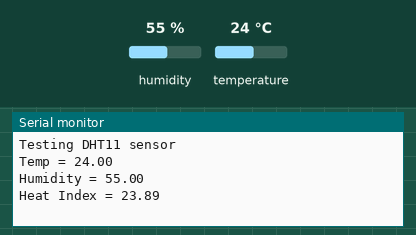
Bench run of a program on a simulated Arduino Uno, built with avr-gcc and run on an emulated ATmega328P. Parts: the last lines printed to the serial monitor. The test bench sets the inputs (shaded band); at power-on: humidity 55 %, temperature 24 °C.

Above: at 3.2 s.
3.3 s: humidity set to 22 %
At 4.8 s:
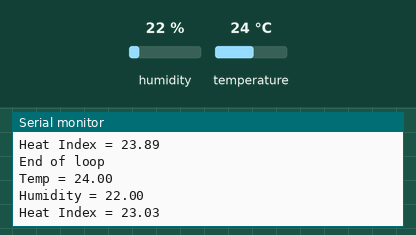
7.5 s: temperature set to 12 °C
At 8.5 s:
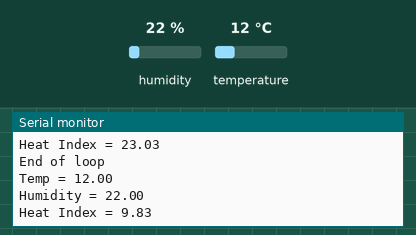
10.2 s: temperature set to 28 °C
At 13.4 s:
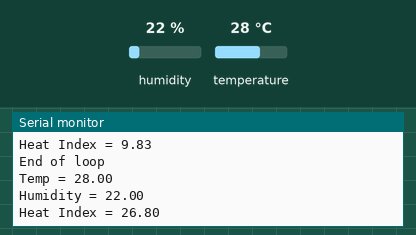
Timing chart, 0 to 14.9 s (numbered marks = the images above; inputs shaded):
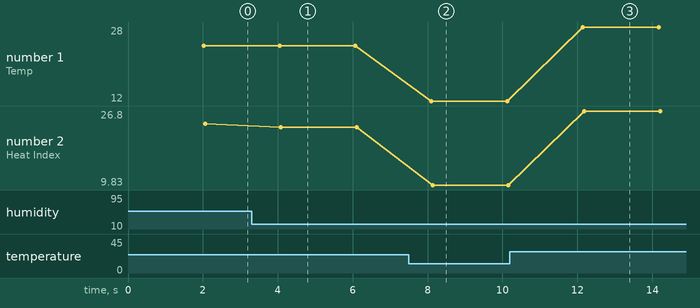

The program:

main.cpp
```cpp
#include <Arduino.h>
#include <DHT.h>

#define DHTpin 4 //connected to pin 4
#define DHTtype DHT11 //using DHT11.

DHT dht(DHTpin, DHTtype);

void setup() {
  // put your setup code here, to run once:
  Serial.begin(9600);
  Serial.println("Testing DHT11 sensor");
  dht.begin();
  delay(2000);
}

void loop() {
  float temp = dht.readTemperature(); //auto selects celsius
  float humidity = dht.readHumidity();

  if (!isnan(temp)) {
    Serial.print(F("Temp = "));
    Serial.println(temp);
  } else Serial.println("Temp error");
  if (!isnan(humidity)) {
    Serial.print(F("Humidity = "));
    Serial.println(humidity);
  } else Serial.println("Hum. error");
  if(!isnan(humidity) && !isnan(temp)){
    float index = dht.computeHeatIndex(temp, humidity, false);
    //float index = dht.computeHeatIndex(false);
    Serial.print(F("Heat Index = "));
    Serial.println(index);

  }
  delay(2000); //wait between measurements
  Serial.println(F("End of loop"));
  }
```

Measured:
- after the input at 3.3 s, the serial monitor: prints a new line after 0.76 s (image 1)
- after the input at 7.5 s, the serial monitor: prints a new line after 0.60 s (image 2)
- after the input at 10.2 s, the serial monitor: prints a new line after 1.9 s (image 3)
- plotted number 1: 24 → 12 after the input at 7.5 s, 12 → 28 after the input at 10.2 s
- plotted number 2: 23.89 → 23.03 after the input at 3.3 s, 23.03 → 9.83 after the input at 7.5 s, 9.83 → 26.8 after the input at 10.2 s
